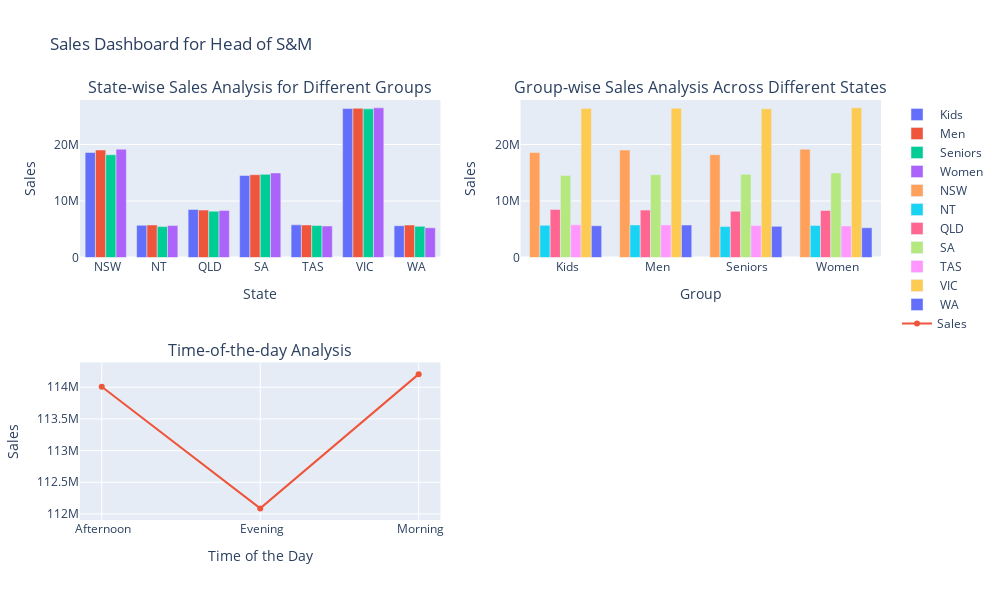

Source (notebook cell):
### Markdown cell above
The different types of graphs help us to understand the dataset and the trend of sales.
The highest sales is in the city of VIC.
The 3 low performing cities in sales are WA, NT and TAS.
There are negligiable sales difference in group and time of the day analysis.
The daily sales trend shows a positive outcome, the recent week sales has seen a sharp dip and the monthly sales has increased by approx 200m compared to previous month.

### Code cell
# State-wise sales analysis for different groups
state_group_sales = df.groupby(['State', 'Group'])['Sales'].sum().unstack()

# Group-wise sales analysis across different states
group_state_sales = df.groupby(['Group', 'State'])['Sales'].sum().unstack()

# Time-of-the-day analysis
time_sales = df.groupby('Time')['Sales'].sum()

# Creating the dashboard layout
fig = make_subplots(rows=2, cols=2, subplot_titles=("State-wise Sales Analysis for Different Groups",
                                                    "Group-wise Sales Analysis Across Different States",
                                                    "Time-of-the-day Analysis"))

# Adding traces (plots) to the dashboard

# State-wise sales analysis for different groups
for i, group in enumerate(state_group_sales.columns):
    fig.add_trace(go.Bar(x=state_group_sales.index, y=state_group_sales[group], name=group), row=1, col=1)

# Group-wise sales analysis across different states
for i, group in enumerate(group_state_sales.columns):
    fig.add_trace(go.Bar(x=group_state_sales.index, y=group_state_sales[group], name=group), row=1, col=2)

# Time-of-the-day analysis
fig.add_trace(go.Scatter(x=time_sales.index, y=time_sales.values, mode='lines+markers', name='Sales'), row=2, col=1)

# Updating layout
fig.update_layout(
    showlegend=True,
    title_text="Sales Dashboard for Head of S&M",
    height=600,
    width=1000,
)

# Adding axis labels and titles
fig.update_xaxes(title_text="State", row=1, col=1)
fig.update_yaxes(title_text="Sales", row=1, col=1)
fig.update_xaxes(title_text="Group", row=1, col=2)
fig.update_yaxes(title_text="Sales", row=1, col=2)
fig.update_xaxes(title_text="Time of the Day", row=2, col=1)
fig.update_yaxes(title_text="Sales", row=2, col=1)

# Displaying the dashboard
fig.show()

### Figure 1 — Plotly figure (JSON) as saved in the notebook; plotly's stock layout.template omitted (floating-point values rounded to 4 significant figures)
{"data": [{"name": " Kids", "type": "bar", "x": [" NSW", " NT", " QLD", " SA", " TAS", " VIC", " WA"], "xaxis": "x", "y": [18587500, 5700000, 8510000, 14515000, 5775000, 26360000, 5625000], "yaxis": "y"}, {"name": " Men", "type": "bar", "x": [" NSW", " NT", " QLD", " SA", " TAS", " VIC", " WA"], "xaxis": "x", "y": [19022500, 5762500, 8392500, 14655000, 5757500, 26407500, 5752500], "yaxis": "y"}, {"name": " Seniors", "type": "bar", "x": [" NSW", " NT", " QLD", " SA", " TAS", " VIC", " WA"], "xaxis": "x", "y": [18187500, 5465000, 8190000, 14717500, 5650000, 26315000, 5512500], "yaxis": "y"}, {"name": " Women", "type": "bar", "x": [" NSW", " NT", " QLD", " SA", " TAS", " VIC", " WA"], "xaxis": "x", "y": [19172500, 5652500, 8325000, 14970000, 5577500, 26482500, 5262500], "yaxis": "y"}, {"name": " NSW", "type": "bar", "x": [" Kids", " Men", " Seniors", " Women"], "xaxis": "x2", "y": [18587500, 19022500, 18187500, 19172500], "yaxis": "y2"}, {"name": " NT", "type": "bar", "x": [" Kids", " Men", " Seniors", " Women"], "xaxis": "x2", "y": [5700000, 5762500, 5465000, 5652500], "yaxis": "y2"}, {"name": " QLD", "type": "bar", "x": [" Kids", " Men", " Seniors", " Women"], "xaxis": "x2", "y": [8510000, 8392500, 8190000, 8325000], "yaxis": "y2"}, {"name": " SA", "type": "bar", "x": [" Kids", " Men", " Seniors", " Women"], "xaxis": "x2", "y": [14515000, 14655000, 14717500, 14970000], "yaxis": "y2"}, {"name": " TAS", "type": "bar", "x": [" Kids", " Men", " Seniors", " Women"], "xaxis": "x2", "y": [5775000, 5757500, 5650000, 5577500], "yaxis": "y2"}, {"name": " VIC", "type": "bar", "x": [" Kids", " Men", " Seniors", " Women"], "xaxis": "x2", "y": [26360000, 26407500, 26315000, 26482500], "yaxis": "y2"}, {"name": " WA", "type": "bar", "x": [" Kids", " Men", " Seniors", " Women"], "xaxis": "x2", "y": [5625000, 5752500, 5512500, 5262500], "yaxis": "y2"}, {"mode": "lines+markers", "name": "Sales", "type": "scatter", "x": [" Afternoon", " Evening", " Morning"], "xaxis": "x3", "y": [114007500, 112087500, 114207500], "yaxis": "y3"}], "layout": {"annotations": [{"font": {"size": 16}, "showarrow": false, "text": "State-wise Sales Analysis for Different Groups", "x": 0.225, "xanchor": "center", "xref": "paper", "y": 1, "yanchor": "bottom", "yref": "paper"}, {"font": {"size": 16}, "showarrow": false, "text": "Group-wise Sales Analysis Across Different States", "x": 0.775, "xanchor": "center", "xref": "paper", "y": 1, "yanchor": "bottom", "yref": "paper"}, {"font": {"size": 16}, "showarrow": false, "text": "Time-of-the-day Analysis", "x": 0.225, "xanchor": "center", "xref": "paper", "y": 0.375, "yanchor": "bottom", "yref": "paper"}], "height": 600, "showlegend": true, "title": {"text": "Sales Dashboard for Head of S&M"}, "width": 1000, "xaxis": {"anchor": "y", "autorange": true, "domain": [0, 0.45], "range": [-0.5, 6.5], "title": {"text": "State"}, "type": "category"}, "xaxis2": {"anchor": "y2", "autorange": true, "domain": [0.55, 1], "range": [-0.5, 3.5], "title": {"text": "Group"}, "type": "category"}, "xaxis3": {"anchor": "y3", "autorange": true, "domain": [0, 0.45], "range": [-0.1376, 2.138], "title": {"text": "Time of the Day"}, "type": "category"}, "xaxis4": {"anchor": "y4", "domain": [0.55, 1]}, "yaxis": {"anchor": "x", "autorange": true, "domain": [0.625, 1], "range": [0, 27880000.0], "title": {"text": "Sales"}, "type": "linear"}, "yaxis2": {"anchor": "x2", "autorange": true, "domain": [0.625, 1], "range": [0, 27880000.0], "title": {"text": "Sales"}, "type": "linear"}, "yaxis3": {"anchor": "x3", "autorange": true, "domain": [0, 0.375], "range": [111900000.0, 114400000.0], "title": {"text": "Sales"}, "type": "linear"}, "yaxis4": {"anchor": "x4", "domain": [0, 0.375]}}}
